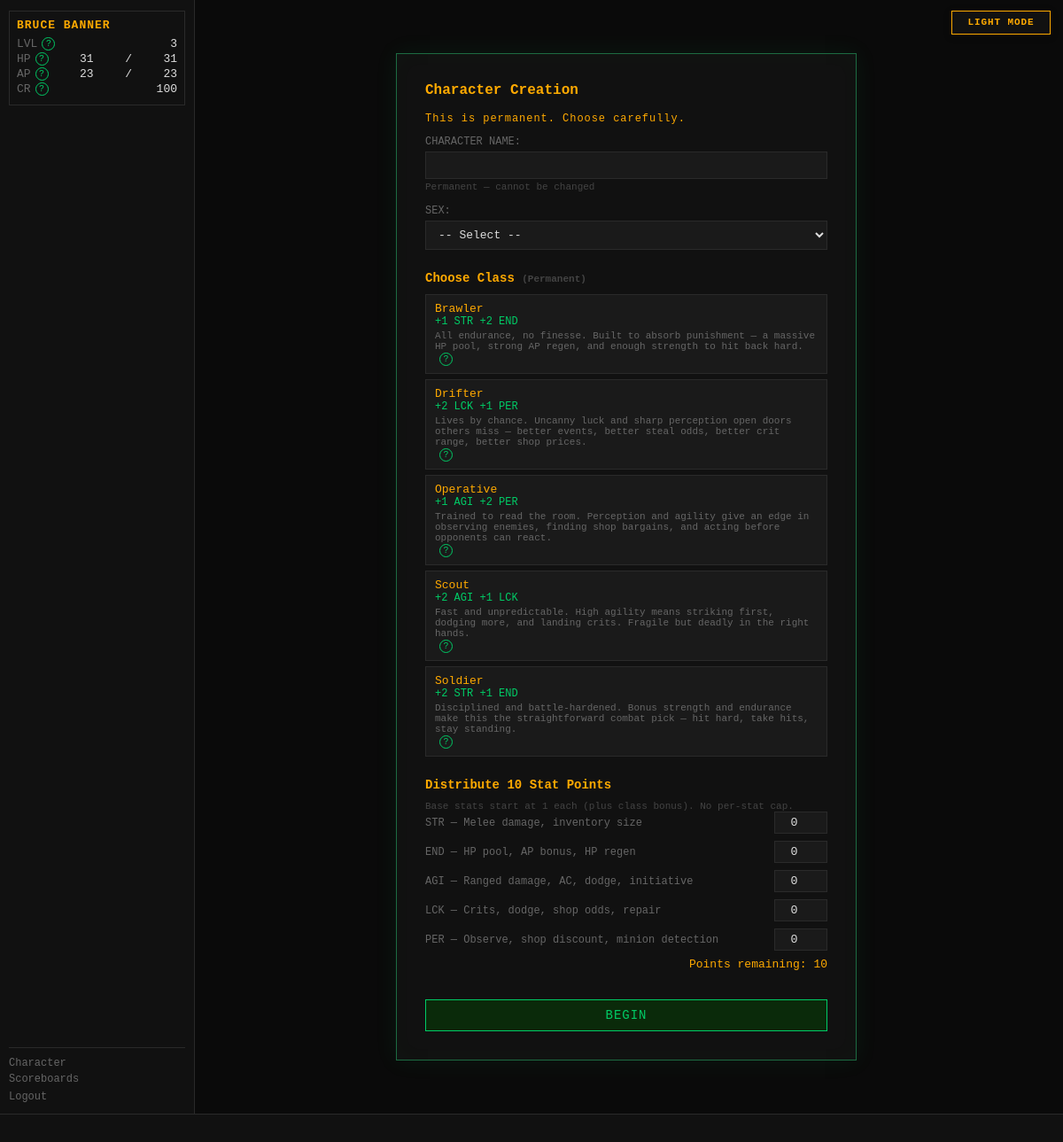
Page /character-create (signed in) on the earlier database version.
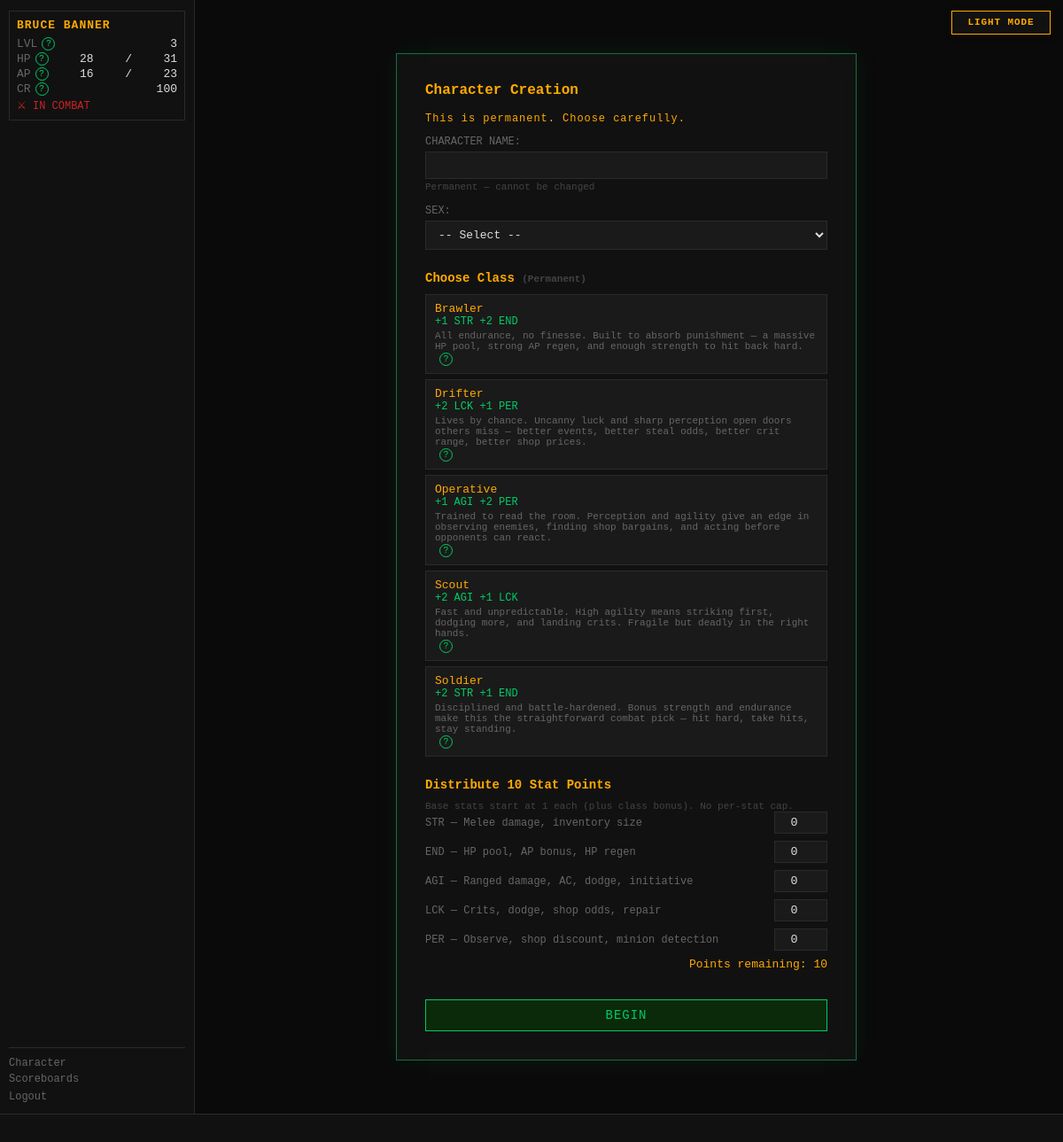
Same page on the later database version.
### tables this page shows
CREATE TABLE players (
    id                  INTEGER PRIMARY KEY AUTOINCREMENT,
    username            TEXT    UNIQUE NOT NULL,
    password_hash       TEXT    NOT NULL,
    email               TEXT    UNIQUE NOT NULL,
    character_name      TEXT    NOT NULL,
    sex                 TEXT    NOT NULL,
    class_id            INTEGER REFERENCES classes(id),
    str_stat            INTEGER NOT NULL DEFAULT 1,
    end_stat            INTEGER NOT NULL DEFAULT 1,
    agi_stat            INTEGER NOT NULL DEFAULT 1,
    lck_stat            INTEGER NOT NULL DEFAULT 1,
    per_stat            INTEGER NOT NULL DEFAULT 1,
    level               INTEGER NOT NULL DEFAULT 1,
    xp                  INTEGER NOT NULL DEFAULT 0,
    current_hp          INTEGER NOT NULL,
    current_ap          INTEGER NOT NULL,
    credits             INTEGER NOT NULL DEFAULT 25,
    equipped_weapon_id  INTEGER REFERENCES inventory_items(id),
    equipped_armor_id   INTEGER REFERENCES inventory_items(id),
    equipped_special_id INTEGER REFERENCES inventory_items(id),
    in_combat           INTEGER NOT NULL DEFAULT 0,
    pending_levelup     INTEGER NOT NULL DEFAULT 0,
    combat_preference   TEXT    NOT NULL DEFAULT "Balanced",
    is_banned           INTEGER NOT NULL DEFAULT 0,
    last_login_at       TEXT,
    created_at          TEXT    NOT NULL DEFAULT (datetime('now'))
, retired_at TEXT);

### routes/auth.py (the view)
@bp.route("/character-create", methods=["GET"])
def character_create():
    classes = execute("SELECT * FROM classes WHERE is_active = 1 ORDER BY name")
    if not classes:
        return render_template("auth/character_create.html",
                               classes=[],
                               error="No classes available yet. Ask the admin to import content first.")
    settings = get_all_settings()
    stat_points = settings.get("STARTING_STAT_POINTS", cfg.STARTING_STAT_POINTS)
    return render_template("auth/character_create.html",
                           classes=classes,
                           stat_points=stat_points)

### app.py (called while the page is built)
def _context_processor() -> dict:
    player = g.get("player")
    if not player:
        return {}
    return {"player": player, "settings": get_all_settings()}

def _check_auth():
    if request.endpoint in _AUTH_EXEMPT:
        return None
    if not session.get("player_id"):
        return redirect(url_for("auth.login"))
    return None

def _load_player():
    player_id = session.get("player_id")
    if not player_id:
        return None
    player = get_player(player_id)
    if player is None:
        session.clear()
        return redirect(url_for("auth.login"))
    g.player = player
    return None

def _check_levelup():
    if request.endpoint in _LEVELUP_EXEMPT:
        return None
    player = g.get("player")
    if player and player.get("pending_levelup") and not player.get("in_combat"):
        return redirect(url_for("auth.levelup"))
    return None

def _set_blackout_flag():
    settings = get_all_settings()
    blackout_mins = settings.get("MIDNIGHT_BLACKOUT_MINUTES", cfg.MIDNIGHT_BLACKOUT_MINUTES)
    now = datetime.now(timezone.utc)
    minutes_to_midnight = (24 * 60) - (now.hour * 60 + now.minute)
    g.blackout = (minutes_to_midnight <= blackout_mins)

### templates/auth/character_create.html (shortened to what this page needs)
{% extends "base.html" %}
{% block content %}
<div id="auth-box" id="char-create">
    <h2 class="auth-heading">Character Creation</h2>
    <p class="auth-subtitle">This is permanent. Choose carefully.</p>
    {% if not classes %}
    <div class="term-error">{{ error }}</div>
    {% else %}
    <form method="POST" action="{{ url_for('auth.character_create_post') }}">
        <div class="form-section">
            <div class="form-row">
                <label>CHARACTER NAME:</label>
                <input type="text" name="character_name"
                       value="{{ character_name or '' }}" required autofocus>
                <span class="field-hint">Permanent — cannot be changed</span>
            </div>
            <div class="form-row">
                <label>SEX:</label>
                <select name="sex" required>
                    <option value="">-- Select --</option>
                </select>
            </div>
        </div>
        <div class="form-section">
            <h3>Choose Class <span class="field-hint">(Permanent)</span></h3>
            <div id="class-list">
                {% for cls in classes %}
                <label class="class-option {% if class_id == cls.id %}selected{% endif %}">
                    <span class="class-name">{{ cls.name }}</span>
                    <span class="class-bonuses">
                        {% if cls.str_bonus %}+{{ cls.str_bonus }} STR {% endif %}
                        {% if cls.end_bonus %}+{{ cls.end_bonus }} END {% endif %}
                        {% if cls.agi_bonus %}+{{ cls.agi_bonus }} AGI {% endif %}
                        {% if cls.lck_bonus %}+{{ cls.lck_bonus }} LCK {% endif %}
                        {% if cls.per_bonus %}+{{ cls.per_bonus }} PER {% endif %}
                    </span>
                    {% if cls.description %}
                    <span class="class-desc">{{ cls.description }}</span>
                    {% endif %}
                </label>
                {% endfor %}
            </div>
        </div>
        <div class="form-section">
            <h3>Distribute {{ stat_points }} Stat Points</h3>
            <p class="field-hint">Base stats start at 1 each (plus class bonus). No per-stat cap.</p>
            <div id="stat-alloc">
                {% for stat, label in [('str','STR — Melee damage, inventory size'),
                                       ('end','END — HP pool, AP bonus, HP regen'),
                                       ('agi','AGI — Ranged damage, AC, dodge, initiative'),
                                       ('lck','LCK — Crits, dodge, shop odds, repair'),
                                       ('per','PER — Observe, shop discount, minion detection')] %}
                <div class="stat-row">
                    <label>{{ label }}</label>
                    <input type="number" name="{{ stat }}_alloc"
                           value="{{ (alloc or {}).get(stat, 0) }}"
                           min="0" max="{{ stat_points }}" required>
                </div>
                {% endfor %}
            </div>
            <div id="points-remaining">
                Points remaining: <span id="pts-left">{{ stat_points }}</span>
            </div>
        </div>
        <button type="submit" class="auth-btn">BEGIN</button>
    </form>
    {% endif %}
</div>
{% endblock %}

### templates/base.html (shortened to what this page needs)
<!DOCTYPE html>
<html lang="en">
<head>
<link rel="stylesheet" href="{{ url_for('static', filename='style.css') }}">
</head>
<body class="{{ 'authenticated' if player else 'auth-page' }} {% block body_class %}{% endblock %}">
<button id="theme-toggle" type="button" aria-label="Switch color theme" aria-pressed="false">
</button>
{% if player %}
<div id="left-col">
    <div id="status-block">
        <div class="status-name">{{ player.character_name }}</div>
        <div class="status-line">
            <span class="label">LVL</span>
            <span id="status-level">{{ player.level }}</span>
        </div>
        <div class="status-line">
            <span class="label">HP</span>
            <span id="status-hp">{{ player.current_hp }}</span>/<span id="status-maxhp">{{ player.max_hp }}</span>
        </div>
        <div class="status-line">
            <span class="label">AP</span>
            <span id="status-ap">{{ player.current_ap }}</span>/<span id="status-maxap">{{ player.max_ap }}</span>
        </div>
        <div class="status-line">
            <span class="label">CR</span>
            <span id="status-credits">{{ player.credits }}</span>
        </div>
        {% if player.in_combat %}
        <div class="status-combat">⚔ IN COMBAT</div>
        {% endif %}
    </div>
    <nav id="left-nav">
        <a href="{{ url_for('character.index') }}">Character</a>
        <a href="{{ url_for('scoreboards.index') }}">Scoreboards</a>
        <form action="{{ url_for('auth.logout') }}" method="POST" style="margin:0">
            <button type="submit" class="nav-link-btn">Logout</button>
        </form>
    </nav>
</div>
{% endif %}
<div id="main">
    {% block content %}{% endblock %}
</div>
{% if player %}
<div id="ticker-wrap">
    <div id="ticker">
    </div>
</div>
{% endif %}
</body>
</html>

Differences in the rows shown:
changed players "BRUCE BANNER": current_hp "31" → "28"; current_ap "23" → "16"; in_combat 0 → 1 (drawn)
Other differences:
text now shown: "⚔ IN COMBAT"
